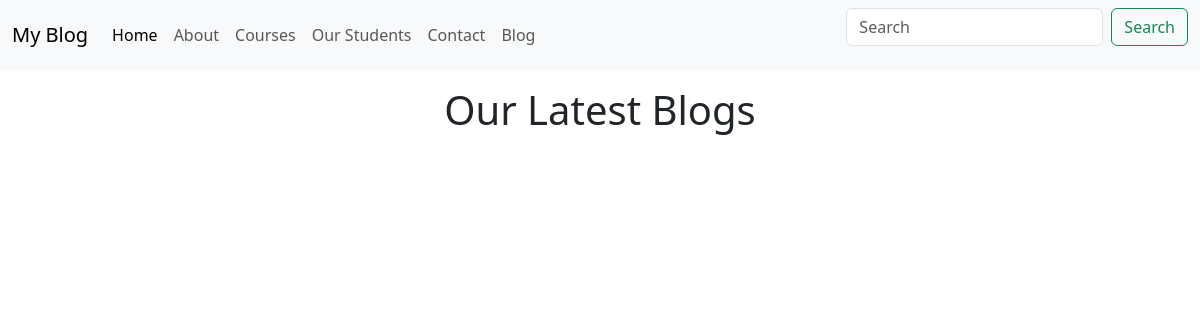
The page /blog/ on the database as committed earlier.
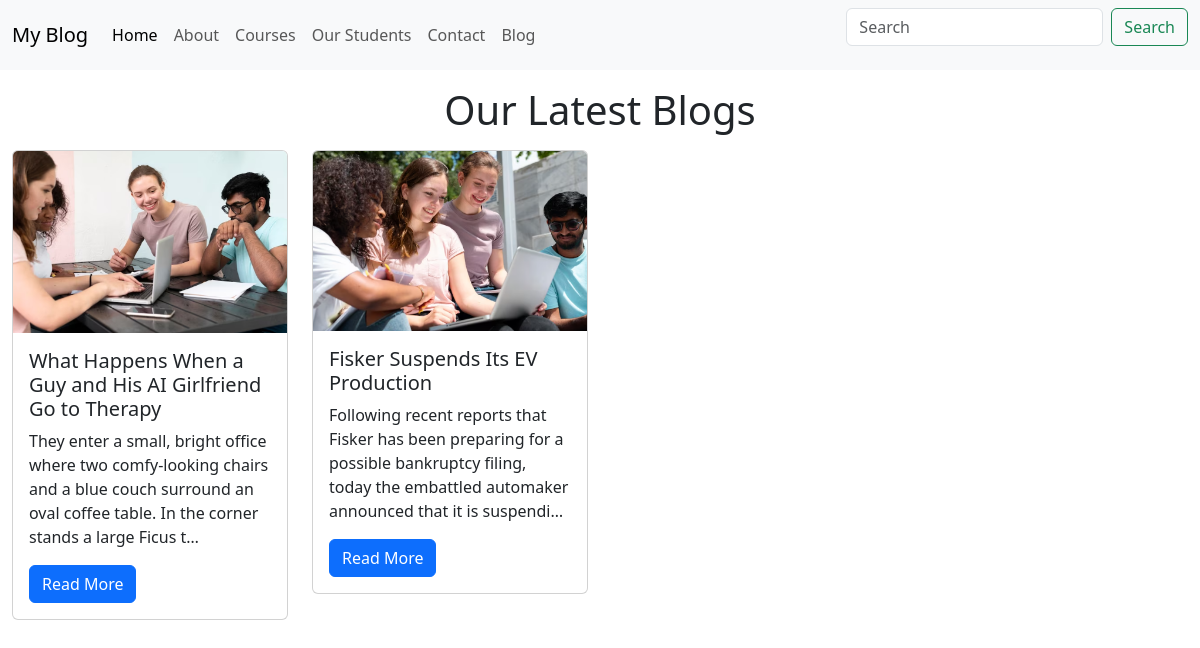
The same page on the database as committed later.
### blog/models.py (models this page shows, shortened)
class Post(models.Model):
    sno = models.AutoField(primary_key=True)
    title = models.CharField(max_length=255)
    content = RichTextField(blank=True, null=True)
    author = models.CharField(max_length=15)
    slug = models.CharField(max_length=150)
    post_images = models.ImageField(upload_to='postimg')

### blog/views.py (the view)
# urls.py: path('',views.bloghome, name='bloghome'),
def bloghome(request):
    allPosts = Post.objects.all()
    context = {'allPosts':allPosts}
    return render(request, 'blog/bloghome.html', context)

### templates/blog/bloghome.html
{% extends "base.html" %}
{% block content %}
<div class="container-fluid">
    <h1 class="text-center my-3">Our Latest Blogs</h1>
    <div class="row">
        {% for i in allPosts %}
        <div class="col-md-3">
            <div class="card"">
                <img src="{{i.post_images.url}}" class="card-img-top" alt="...">
                <div class="card-body">
                  <h5 class="card-title">{{i.title}}</h5>
                  <p class="card-text">{{i.content | truncatechars:150}}</p>
                  <a href="/blog/{{i.slug}}" class="btn btn-primary">Read More</a>
                </div>
              </div>
        </div>
        {% endfor %}
    </div>
</div>
{% endblock content %}

Rows that differ between the two databases and show on the page:
added Post: post_images (picture), title "What Happens When a Guy and His AI Girlfriend Go to Therapy", content "They enter a small, bright office where two comfy-looking chairs and a blue couch surround an oval coffee table. In the corner stands a large Ficus t…"
added Post: post_images (picture), title "Fisker Suspends Its EV Production", content "Following recent reports that Fisker has been preparing for a possible bankruptcy filing, today the embattled automaker announced that it is suspendi…"
